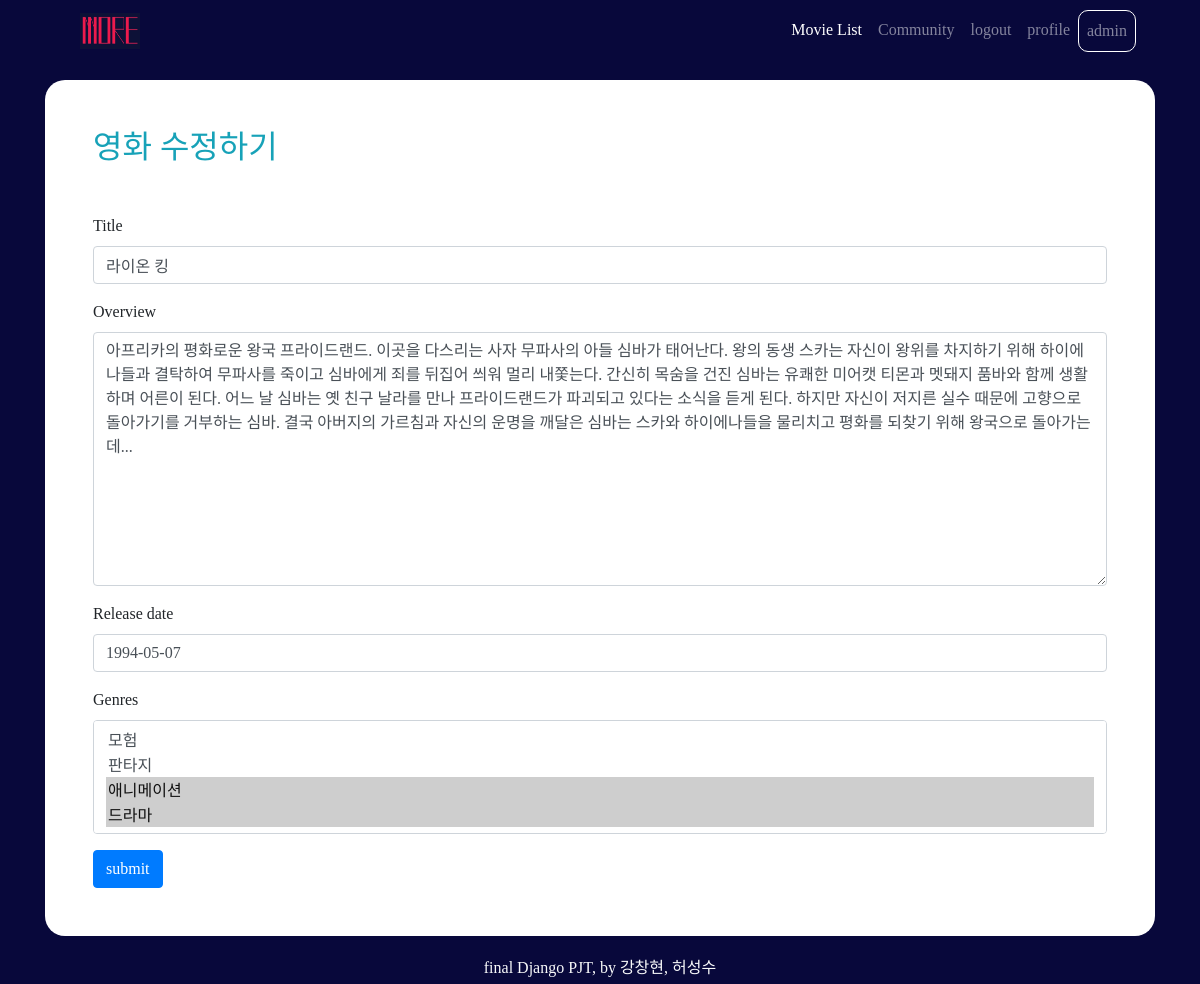
The app's page /movies/117/update/ (signed in) with its own data.
### accounts/models.py (models this page shows)
class User(AbstractUser):
    followers = models.ManyToManyField(settings.AUTH_USER_MODEL,related_name='followings')

### movies/models.py (models this page shows, shortened)
class Movie(models.Model):
    title = models.CharField(max_length=100)
    poster_path = models.CharField(max_length=150, default='')
    movie_id = models.IntegerField()
    voteavg = models.IntegerField(default=0)
    overview = models.TextField(default='')
    original_title = models.CharField(max_length=100, null=True)
    release_date = models.CharField(max_length=50)
    actors = models.ManyToManyField(Actor, related_name = 'movie_actor')
    genres = models.ManyToManyField(Genre, related_name = 'movie_genre')
    like_users = models.ManyToManyField(settings.AUTH_USER_MODEL, related_name="like_movies", blank=True)

### movies/views.py (the view)
# urls.py: path('<int:pk>/update/', views.movie_update, name='movie_update'),
@user_passes_test(lambda u: u.is_superuser)
@login_required
def movie_update(request, pk):
    movie = get_object_or_404(Movie, pk=pk)
    if request.method == 'POST':
        form = MovieForm(request.POST, instance=movie)
        if form.is_valid():
            form.save()
            return redirect('movies:movie_detail', movie.pk)
    else:
        form = MovieForm(instance=movie)
    context = {
        'form': form
    }
    return render(request, 'movies/form.html', context)

### movies/forms.py
class MovieForm(forms.ModelForm):
    class Meta:
        model = Movie
        fields = ('title', 'overview', 'release_date', 'genres')

### movies/models.py (called while the page is built)
    def __str__ (self):
        return self.name

### movies/templates/movies/form.html (shortened to what this page needs)
{% extends 'base.html' %}
{% load bootstrap4 %}
{% block content %}
<div class='bg-white my-3 container p-5' style="border-radius: 20px;">
    {% if request.resolver_match.url_name == 'movie_create' %}
        <h2 class='mb-5 text-info'>새 영화 등록하기</h2>
    {% else %}
        <h2 class='mb-5 text-info'>영화 수정하기</h2>
    {% endif %}
    <form action="" method="POST" enctype="multipart/form-data">
        {% bootstrap_form form %}
        <button class='btn btn-primary'>submit</button>
    </form>
</div>
{% endblock %}

### templates/base.html (shortened to what this page needs)
<!DOCTYPE html>
{% load bootstrap4 %}
<html lang="ko">
<head>
    <link rel="stylesheet" href="https://stackpath.bootstrapcdn.com/bootstrap/4.4.1/css/bootstrap.min.css">
    <link rel="stylesheet" href="https://use.fontawesome.com/releases/v5.13.0/css/all.css">
</head>
<body>
    <nav class="navbar fixed-top navbar-expand-lg navbar-dark mx-5 pt-2">
        <a class="navbar-brand ml-3" href="{% url 'movies:index' %}">
          <img src="/media/logo.jpg" width="60" height="36" class="d-inline-block align-top" alt="" loading="lazy">
        </a>
      <div class="collapse navbar-collapse" id="navbarNav">
        <ul class="navbar-nav ml-auto">
          <li class="nav-item active ml-auto">
            <a class="nav-link" href="{% url 'movies:index' %}">Movie List <span class="sr-only">(current)</span></a>
          </li>
          <li class="nav-item ml-auto">
            <a class="nav-link" href="{% url 'movies:community' %}">Community</a>
          </li>
          <li class="nav-item ml-auto">
            {% if request.user.is_authenticated %}
            <a class="nav-link" href="{% url 'accounts:logout' %}">logout </a>
          </li>
          <li class="nav-item ml-auto">
            <a class="nav-link" href="{% url 'accounts:detail' request.user.username %}">profile</a>
          </li>
          <li class="nav-item ml-auto">
            <a class="nav-link" href="{% url 'accounts:detail' request.user.username %}"
              style=" border: 1px solid white; border-radius: 10px;">{{ request.user.username }}</a>
          </li>
          {% endif %}
        </ul>
      </div>
    </nav>
    <div class='container mt-3 pt-5'>
        {% block content %}
        {% endblock %}
    </div>
</body>
<footer class="fixed-bottom text-center text-light d-flex justify-content-center align-items-center pt-1">
    <p class="mb-1">final Django PJT, by 강창현, 허성수</p>
</footer>
</html>

### templates/base.html (style rules this page uses)
body, footer, nav { background-color: rgb(8, 8, 59); font-family: 'MaplestoryOTFBold'; }

### records on screen
User: user.username "admin"
Movie: title "라이온 킹", overview "아프리카의 평화로운 왕국 프라이드랜드. 이곳을 다스리는 사자 무파사의 아들 심바가 태어난다. 왕의 동생 스카는 자신이 왕위를 차지하기 위해 하이에나들과 결탁하여 무파사를 죽이고 심바에게 죄를 뒤집어 씌워 멀리 내쫓는다. 간신히 목숨을 건진 심바는 유쾌한 미어캣 티몬과 멧돼지 품바와 함께 생활하며 어른이 된다. 어느 날 심바는 옛 친구 날라를 만나 프라이드랜드가 파괴되고 있다는 소식을 듣게 된다. 하지만 자신이 저지른 실수 때문에 고향으로 돌아가기를 거부하는 심바. 결국 아버지의 가르침과 자신의 운명을 깨달은 심바는 스카와 하이에나들을 물리치고 평화를 되찾기 위해 왕국으로 돌아가는데...", release_date "1994-05-07"
